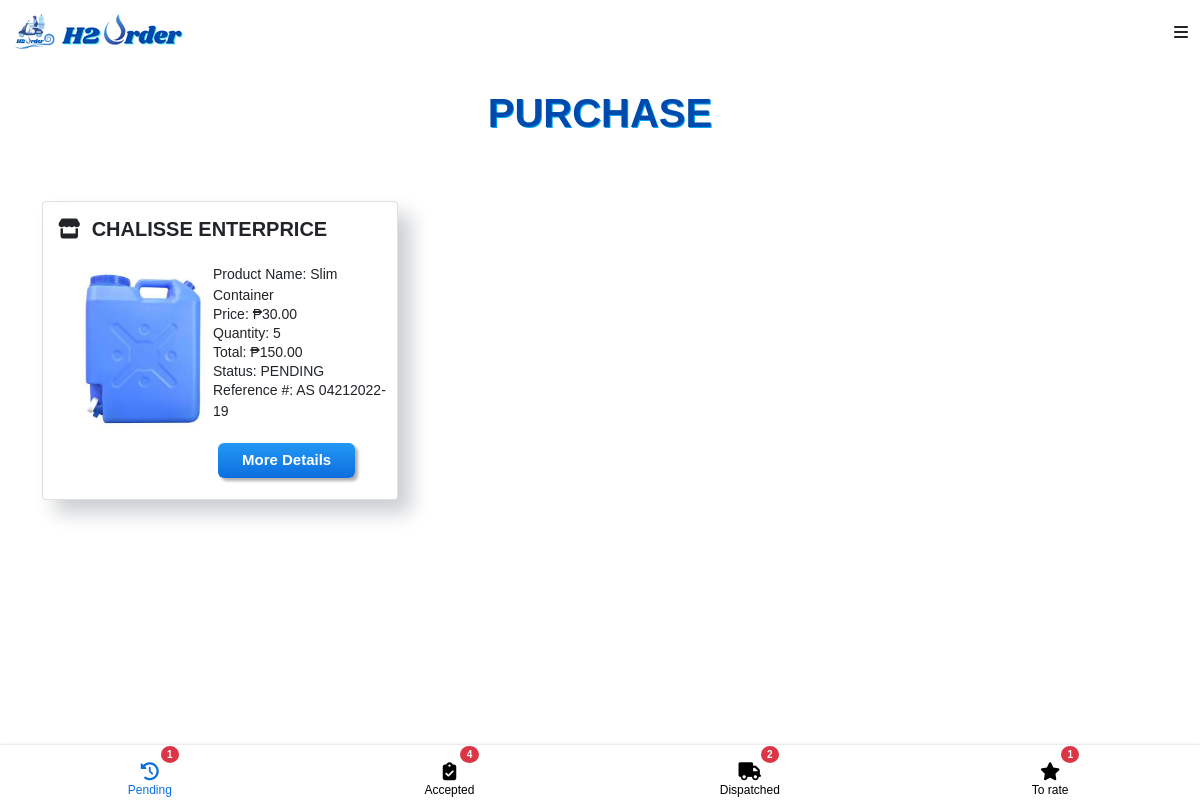
The page /customer/purchase.php (signed in) on the database as committed earlier.
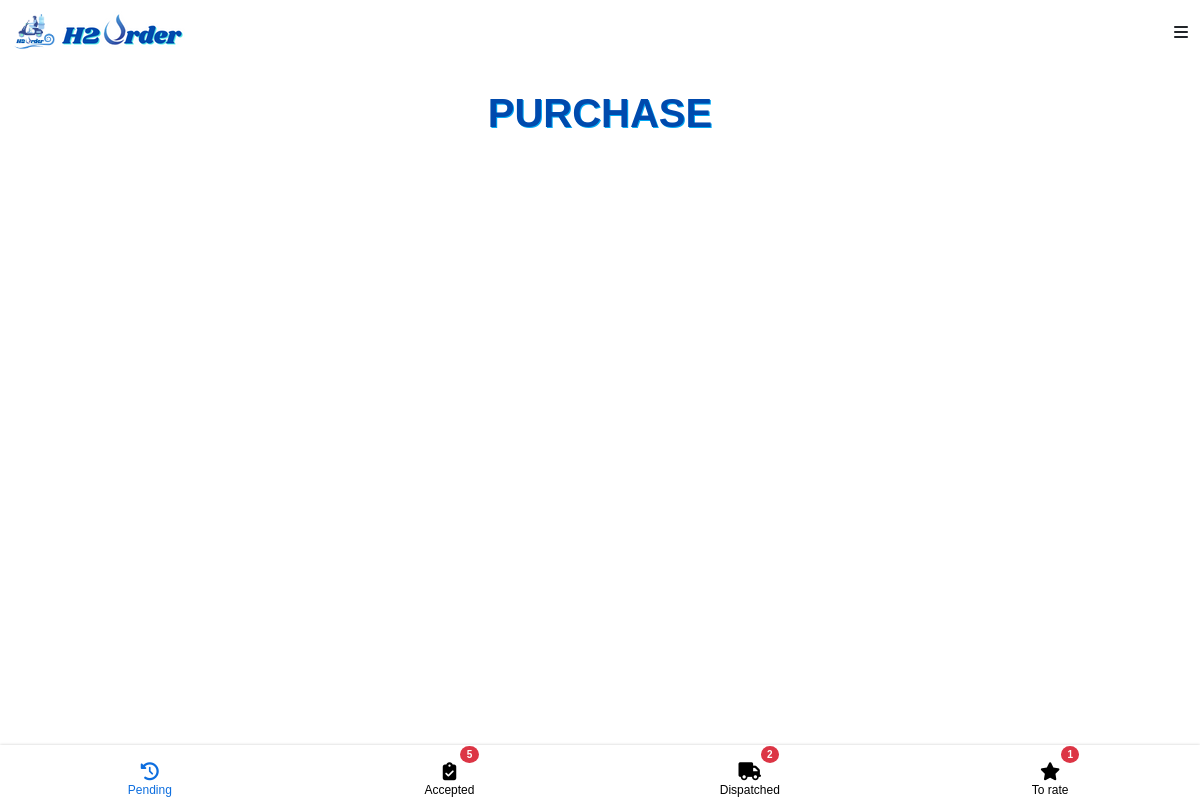
The same page on the database as committed later.
### tables this page shows
CREATE TABLE `orderlist` (
  `order_id` int(11) NOT NULL,
  `product_id` int(11) NOT NULL,
  `customer_id` int(11) NOT NULL,
  `merchant_id` int(11) NOT NULL,
  `deliveryman_id` int(11) DEFAULT NULL,
  `status` text NOT NULL,
  `quantity` text NOT NULL,
  `total` int(11) NOT NULL,
  `type` text,
  `photo` text,
  `receipt` varchar(255) NOT NULL,
  `receipt_status` varchar(255) NOT NULL,
  `date` timestamp NOT NULL DEFAULT CURRENT_TIMESTAMP
);

CREATE TABLE `merchant` (
  `merchant_id` int(11) NOT NULL,
  `username` varchar(255) NOT NULL,
  `password` varchar(255) NOT NULL,
  `business_name` varchar(255) NOT NULL,
  `owner` varchar(255) NOT NULL,
  `address` varchar(255) NOT NULL,
  `barangay` varchar(255) NOT NULL,
  `email` varchar(255) NOT NULL,
  `contact_number` varchar(255) NOT NULL,
  `image` varchar(255) NOT NULL,
  `latitude` varchar(255) NOT NULL,
  `longitude` varchar(255) NOT NULL,
  `opening` time NOT NULL,
  `closing` time NOT NULL,
  `status` varchar(255) NOT NULL
);

CREATE TABLE `product` (
  `product_id` int(11) NOT NULL,
  `merchant_id` int(11) NOT NULL,
  `product_name` varchar(255) NOT NULL,
  `product_type` varchar(255) NOT NULL,
  `volume` varchar(255) NOT NULL,
  `price` int(11) NOT NULL,
  `image` varchar(255) NOT NULL,
  `description` varchar(255) NOT NULL
);

### customer/purchase.php (the view, shortened to what the changed rows need)
<?php
require '../connection.php';
?>
<!DOCTYPE html>
<html>
    <head>
        <link href="https://cdn.jsdelivr.net/npm/bootstrap@5.0.2/dist/css/bootstrap.min.css" rel="stylesheet">
        <link rel="stylesheet" href="../main.css">
    </head>
    <body style="background-color: white" >
      <?php include 'navbar.php' ?>
<section >
  <div class="container py-5">
    <?php
        $q_p = $conn->query("SELECT COUNT(*) as total FROM `orderlist` WHERE orderlist.status = 'pending' && orderlist.customer_id = '".$_SESSION['customer_id']."' ") or die(mysqli_error());
        $f_p = $q_p->fetch_array();
        $q_s = $conn->query("SELECT COUNT(*) as total FROM `orderlist` WHERE orderlist.status = 'accepted' && orderlist.customer_id = '".$_SESSION['customer_id']."'") or die(mysqli_error());
        $f_s = $q_s->fetch_array();
        $q_r = $conn->query("SELECT COUNT(*) as total FROM `orderlist` WHERE orderlist.status = 'delivered' && orderlist.customer_id = '".$_SESSION['customer_id']."'") or die(mysqli_error());
      ?>
    <div class="row">
 <?php
      $queryy = $conn->query("SELECT product.product_id,product.image,product.product_name,product.product_type,
      product.price, product.merchant_id, orderlist.order_id, orderlist.quantity, orderlist.total ,orderlist.status, orderlist.type,
      orderlist.date, customer.firstname, customer.lastname, customer.customer_id, merchant.business_name,merchant.merchant_id
      FROM orderlist
      RIGHT JOIN product ON orderlist.product_id = product.product_id
      RIGHT JOIN customer ON orderlist.customer_id = customer.customer_id
      RIGHT JOIN merchant ON orderlist.merchant_id = merchant.merchant_id
      WHERE orderlist.status = 'pending' && orderlist.customer_id = '".$_SESSION['customer_id']."'
       ORDER BY orderlist.date DESC
  ") or die(mysqli_error());
      while($fetch = $queryy->fetch_array()){
?>
      <div class="col-md-12 col-lg-4 mb-4 mb-lg-0">
        <div class="card">
          <h5 style="font-weight: 550;margin-top: 15px; margin-left: 15px" >
            <i class="fas fa-store" style=""></i>
              &nbsp<?php echo $fetch['business_name']?>
            </h5>
          <img src = "../photo/<?php echo $fetch['image']?>" style="width: 200px;height: 200px; margin-bottom: 5px;" />
             <div>
                <table>
                  <tr>
                  <td valign="top" style="padding-left:20px;">
                    <div style=" margin-top:-200px; margin-left: 150px;">
                      <p style="font-size:14px;margin-top:10px;">Product Name: <?php echo $fetch['product_name']?><p>
                      <p style="font-size:14px;margin-top:-18px;">Price:  &#8369;<?php echo $fetch['price']?>.00<p>
                      <p style="font-size:14px;margin-top:-18px;">Quantity: <?php echo $fetch['quantity']?><p>
                     <p style="font-size:14px;margin-top:-18px;">Total: &#8369;<?php echo $fetch['quantity']* $fetch['price']?>.00<p>
                      <p style="font-size:14px;margin-top:-18px;">Status:  <?php echo  strtoupper($fetch['status'])?> <p>
                      <p style="font-size:14px;margin-top:-18px;">Reference #: AS <?php echo date("mdY-", strtotime($fetch['date']))?><?php echo $fetch['order_id']?> <p>
                     <a onclick="window.location='pending_order_details.php?order_id=<?php echo $fetch['order_id']?>'" class="myButton" style="color:white;margin:5px;">More Details</a>
                    </div>
                 </td>
                </tr>
              </table>
          </div>
        </div><br>
      </div>
<?php
    }
  ?>
        </div>
      </div>
      <nav class="nav">
<?php if ($f_p['total']!=0) {
         echo '<a href="purchase.php" class="nav__link nav__link--active" >
               <span class="badge bg-danger" style="margin-left: 40px;">'.$f_p['total'].'</span>
              <i class="fa fa-history" style="font-size: 18px"></i>
          <span class="nav__text">Pending</span>
        </a>';
      }else{
          echo '<a href="purchase.php" class="nav__link nav__link--active" >
                   <span class="badge" style="margin-left: 40px; color:white;background-color:white">0</span>
              <i class="fa fa-history" style="font-size: 18px"></i>
          <span class="nav__text">Pending</span> </a>';
      }
 ?>
 <?php if ($f_s['total']!=0) {
         echo ' <a href="shipping_orders.php" class="nav__link ">
                  <span class="badge bg-danger" style="margin-left: 40px;">'.$f_s['total'].'</span>
                  <i class="fas fa-clipboard-check" style="font-size: 18px"></i>
                  <span class="nav__text">Accepted</span>
                </a>';
      }else{
          echo '<a href="shipping_orders.php" class="nav__link ">
                 <span class="badge" style="margin-left: 40px; color:white;background-color:white">0</span>
                  <i class="fas fa-clipboard-check" style="font-size: 18px"></i>
                  <span class="nav__text">Accepted</span>
                </a>';
      }
 ?>
</nav>
</section>
    </body>
</html>

Rows that differ between the two databases and show on the page:
no longer on this page (row edited): orderlist: merchant.business_name "CHALISSE ENTERPRICE", product.image (picture), product.product_name "Slim Container", product.price "30", quantity "5", $fetch['quantity']*$fetch['price'] "150", status "PENDING", date "04212022-", order_id "19"
Other text that changed with them:
$f_s['total']: "4" → "5"
$f_p['total']: "1" → (not shown)
